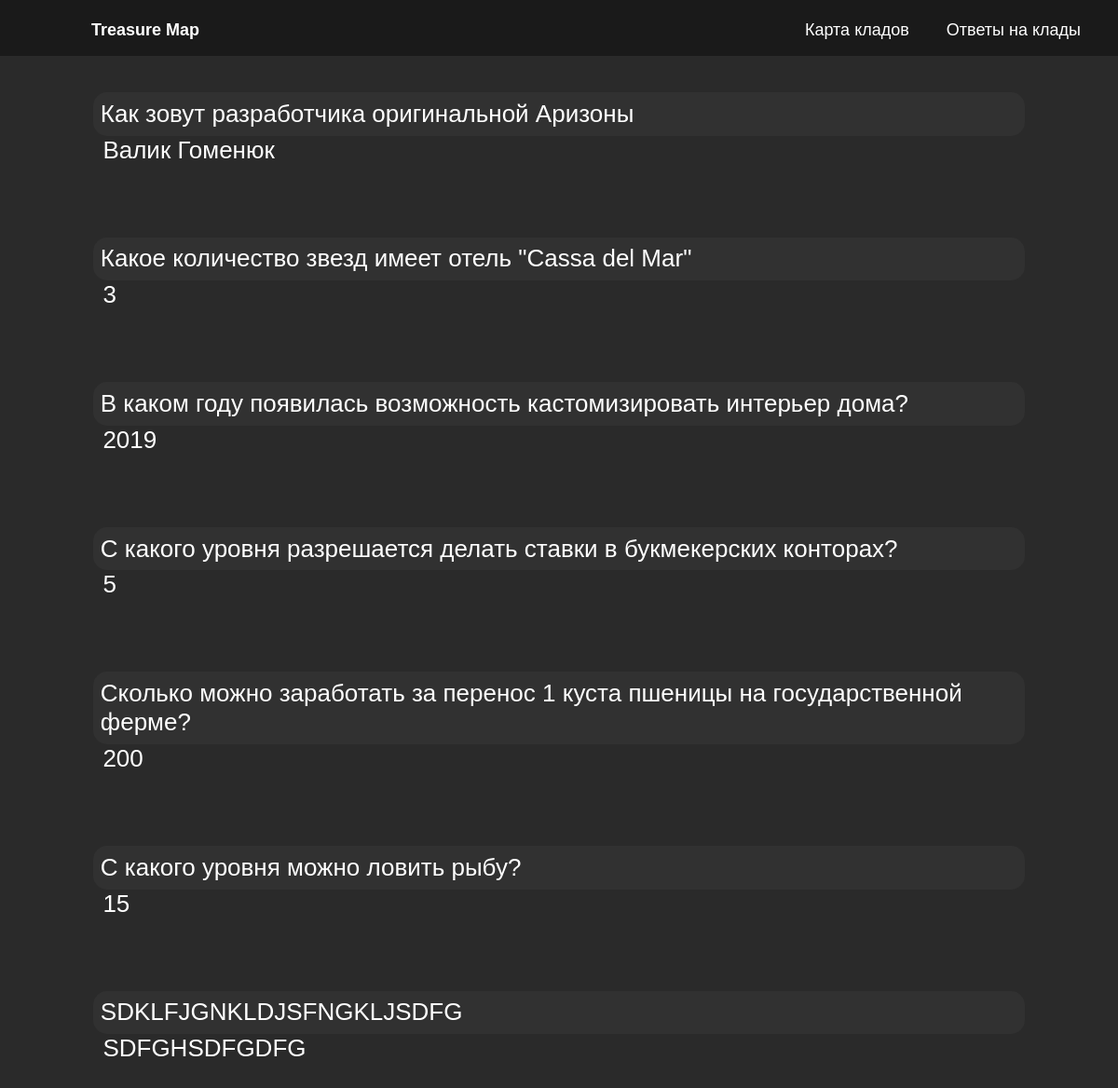
/questions/, run on an earlier commit of the app's database.
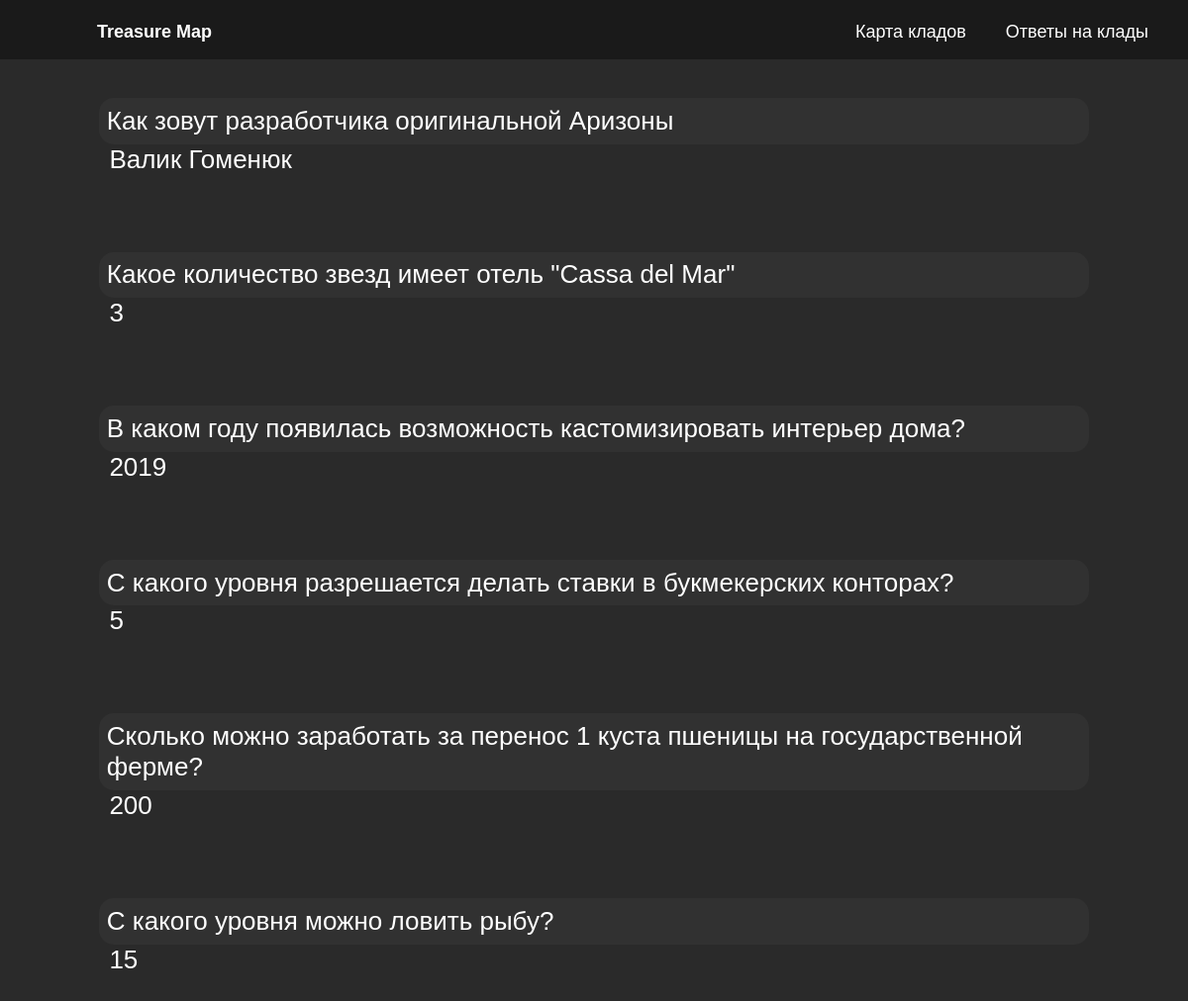
And on a later commit of the database.
### TreasureQuestions/models.py (models this page shows)
class QuestionsAndAnswers(models.Model):
    question = models.TextField()
    answer = models.TextField()

### TreasureQuestions/views.py (the view)
# urls.py: path('', questions_page, name='questions_page')
def questions_page(request):
    context = {
        'title': 'Ответы на вопросы в кладах',
        'script': '{% static \'js/treasureAnswer.js\' %}',
        'questions': QuestionsAndAnswers.objects.all(),
    }
    return render(request, 'answers.html', context)

### TreasureQuestions/templates/answers.html (shortened to what this page needs)
{% extends "base.html" %}
{% load static %}
{% block content %}
    <div id="questions_and_answers">
        {% for question in questions %}
            <div class="question_block">
                <div class="question">{{ question.question }}</div>
                <div class="answer">{{ question.answer }}</div>
            </div>
        {% endfor %}
    </div>
{% endblock %}

What changed in the data, as far as the page shows it:
removed QuestionsAndAnswers: question "SDKLFJGNKLDJSFNGKLJSDFG", answer "SDFGHSDFGDFG"
